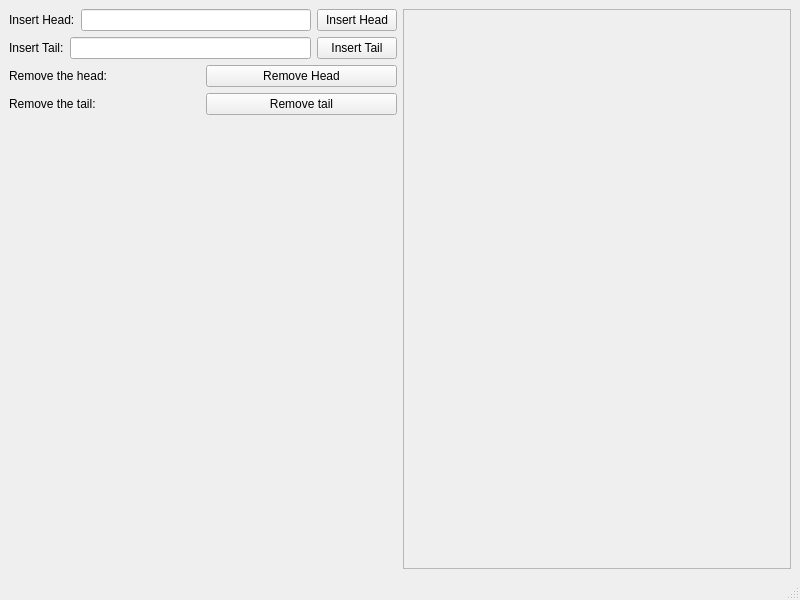
<?xml version="1.0" encoding="UTF-8"?>
<ui version="4.0">
 <class>MainWindow</class>
 <widget class="QMainWindow" name="MainWindow">
  <property name="geometry">
   <rect>
    <x>0</x>
    <y>0</y>
    <width>800</width>
    <height>600</height>
   </rect>
  </property>
  <property name="windowTitle">
   <string>List</string>
  </property>
  <widget class="QWidget" name="centralwidget">
   <layout class="QHBoxLayout" name="horizontalLayout_2">
    <item>
     <layout class="QHBoxLayout" name="horizontalMainLayout">
      <item>
       <layout class="QVBoxLayout" name="verticalLayoutOfConf">
        <item>
         <layout class="QHBoxLayout" name="horizontalLayoutInsertHead">
          <item>
           <widget class="QLabel" name="label">
            <property name="text">
             <string>Insert Head:</string>
            </property>
           </widget>
          </item>
          <item>
           <widget class="QLineEdit" name="lineEditHead"/>
          </item>
          <item>
           <widget class="QPushButton" name="pushButton">
            <property name="text">
             <string>Insert Head</string>
            </property>
           </widget>
          </item>
         </layout>
        </item>
        <item>
         <layout class="QHBoxLayout" name="horizontalLayoutInsertTail">
          <item>
           <widget class="QLabel" name="label_2">
            <property name="text">
             <string>Insert Tail:</string>
            </property>
           </widget>
          </item>
          <item>
           <widget class="QLineEdit" name="lineEditTail"/>
          </item>
          <item>
           <widget class="QPushButton" name="pushButton_2">
            <property name="text">
             <string>Insert Tail</string>
            </property>
           </widget>
          </item>
         </layout>
        </item>
        <item>
         <layout class="QHBoxLayout" name="horizontalLayoutRemoveHead">
          <item>
           <widget class="QLabel" name="label_3">
            <property name="text">
             <string>Remove the head:</string>
            </property>
           </widget>
          </item>
          <item>
           <widget class="QPushButton" name="pushButton_3">
            <property name="text">
             <string>Remove Head</string>
            </property>
           </widget>
          </item>
         </layout>
        </item>
        <item>
         <layout class="QHBoxLayout" name="horizontalLayoutRemoveTail">
          <item>
           <widget class="QLabel" name="label_4">
            <property name="text">
             <string>Remove the tail:</string>
            </property>
           </widget>
          </item>
          <item>
           <widget class="QPushButton" name="pushButton_4">
            <property name="text">
             <string>Remove tail</string>
            </property>
           </widget>
          </item>
         </layout>
        </item>
        <item>
         <spacer name="verticalSpacer">
          <property name="orientation">
           <enum>Qt::Vertical</enum>
          </property>
          <property name="sizeHint" stdset="0">
           <size>
            <width>20</width>
            <height>40</height>
           </size>
          </property>
         </spacer>
        </item>
       </layout>
      </item>
      <item>
       <layout class="QVBoxLayout" name="verticalLayoutOfImage">
        <item>
         <widget class="QScrollArea" name="scrollArea">
          <property name="widgetResizable">
           <bool>true</bool>
          </property>
          <widget class="QWidget" name="scrollAreaWidgetContents">
           <property name="geometry">
            <rect>
             <x>0</x>
             <y>0</y>
             <width>383</width>
             <height>533</height>
            </rect>
           </property>
           <layout class="QHBoxLayout" name="horizontalLayout">
            <item>
             <widget class="QLabel" name="labelOfImage">
              <property name="text">
               <string/>
              </property>
             </widget>
            </item>
           </layout>
          </widget>
         </widget>
        </item>
       </layout>
      </item>
     </layout>
    </item>
   </layout>
  </widget>
  <widget class="QMenuBar" name="menubar">
   <property name="geometry">
    <rect>
     <x>0</x>
     <y>0</y>
     <width>800</width>
     <height>22</height>
    </rect>
   </property>
  </widget>
  <widget class="QStatusBar" name="statusbar"/>
 </widget>
 <resources/>
 <connections/>
</ui>
